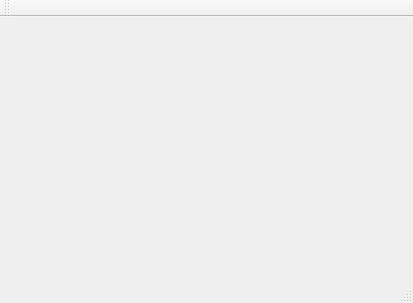
<?xml version="1.0" encoding="UTF-8"?>
<ui version="4.0">
 <class>MainWindow</class>
 <widget class="QMainWindow" name="MainWindow">
  <property name="geometry">
   <rect>
    <x>0</x>
    <y>0</y>
    <width>413</width>
    <height>303</height>
   </rect>
  </property>
  <property name="windowTitle">
   <string>MainWindow</string>
  </property>
  <widget class="QWidget" name="centralWidget"/>
  <widget class="QMenuBar" name="menuBar">
   <property name="geometry">
    <rect>
     <x>0</x>
     <y>0</y>
     <width>413</width>
     <height>17</height>
    </rect>
   </property>
  </widget>
  <widget class="QToolBar" name="mainToolBar">
   <attribute name="toolBarArea">
    <enum>TopToolBarArea</enum>
   </attribute>
   <attribute name="toolBarBreak">
    <bool>false</bool>
   </attribute>
  </widget>
  <widget class="QStatusBar" name="statusBar"/>
 </widget>
 <layoutdefault spacing="6" margin="11"/>
 <resources/>
 <connections/>
</ui>
